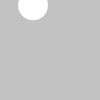
Frame 1 (no input)
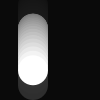
Frame 60 (the mouse pressed at the canvas centre just before this capture)
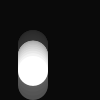
Frame 120 (the mouse held since frame 60 and released just before this capture)

The Processing sketch that drew these frames (run headless with seeded random() and noise(); from frame 60 on, the mouse is pressed at the canvas centre):

// Processing sketch: Ex_04
// ── Ex_04.pde
float x = 33;
float y = 5;
float velocity = 0.0;
float radius = 15.0;
float friction = 0.99;
float acceleration = 0.3;

void setup() {
  size(100, 100);
  noStroke();
  ellipseMode(RADIUS);
}

void draw() {
  fill(0, 12);
  rect(0, 0, width, height);
  fill(255);
  velocity += acceleration;
  velocity *= friction;
  y += velocity;
  if (y > (height-radius)) {
    y = height - radius;
    velocity = -velocity;
  }
  ellipse(x, y, radius, radius);
}
